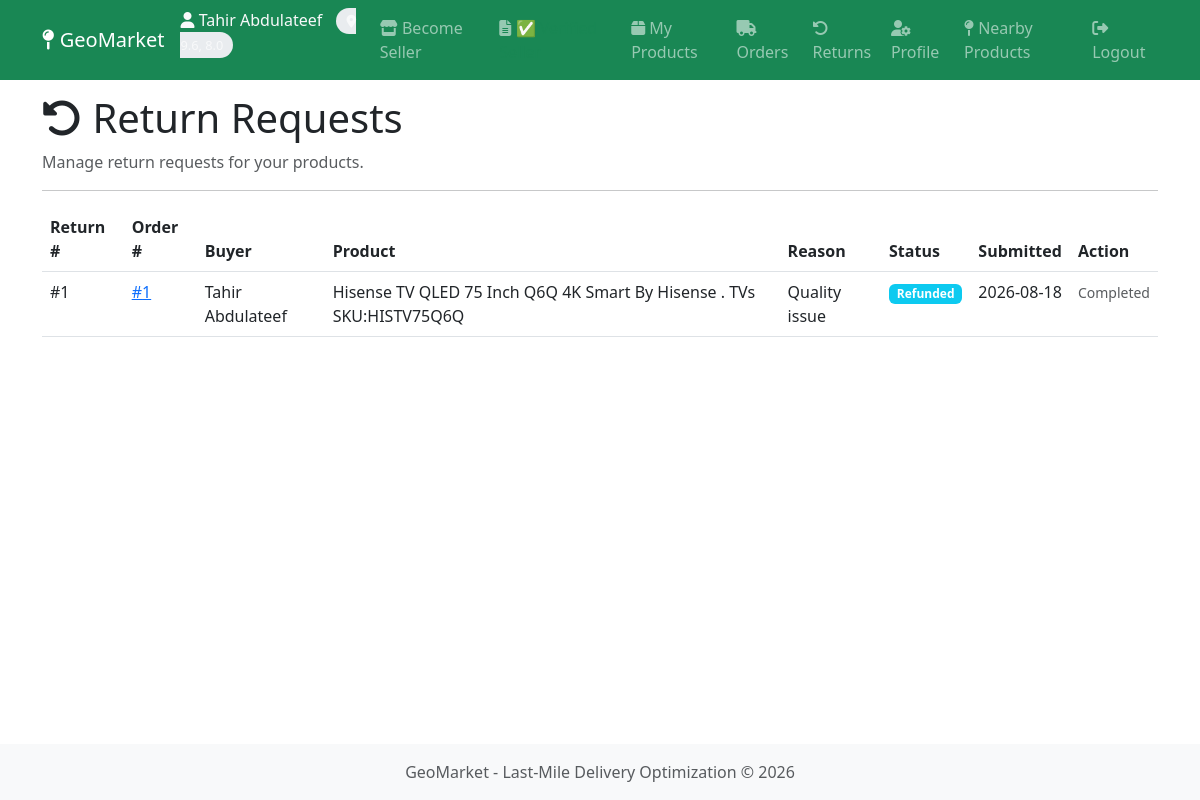
The app's page /returns/seller-returns (signed in) with its own data.
### app/models.py (models this page shows, shortened)
class User(db.Model, UserMixin):
    __tablename__ = 'users'
    id = db.Column(db.Integer, primary_key=True)
    email = db.Column(db.String(120), unique=True, nullable=False, index=True)
    password_hash = db.Column(db.String(128), nullable=False)
    full_name = db.Column(db.String(100), nullable=False)
    role = db.Column(db.String(20), nullable=False, default='buyer')
    is_verified_seller = db.Column(db.Boolean, default=False)
    is_active = db.Column(db.Boolean, default=True)
    created_at = db.Column(db.DateTime, default=datetime.utcnow)
    last_login = db.Column(db.DateTime, nullable=True)
    location = db.relationship('Location', backref='user', uselist=False, cascade='all, delete-orphan')
    products = db.relationship('Product', backref='seller', lazy='dynamic')
    orders_as_buyer = db.relationship('Order', foreign_keys='Order.buyer_id', backref='buyer', lazy='dynamic')
    orders_as_seller = db.relationship('Order', foreign_keys='Order.seller_id', backref='seller', lazy='dynamic')
    seller_application = db.relationship('SellerApplication', backref='applicant', uselist=False, cascade='all, delete-orphan', foreign_keys='SellerApplication.user_id')
    def is_seller(self):
        return self.role == 'seller' and self.is_verified_seller

class ReturnRequest(db.Model):
    __tablename__ = 'return_requests'
    id = db.Column(db.Integer, primary_key=True)
    order_id = db.Column(db.Integer, db.ForeignKey('orders.id'), nullable=False)
    buyer_id = db.Column(db.Integer, db.ForeignKey('users.id'), nullable=False)
    seller_id = db.Column(db.Integer, db.ForeignKey('users.id'), nullable=False)
    reason = db.Column(db.String(100), nullable=False)  # damaged, wrong_item, not_needed, etc.
    description = db.Column(db.Text, nullable=True)
    status = db.Column(db.String(20), nullable=False, default='pending')  # pending, approved, rejected, refunded
    created_at = db.Column(db.DateTime, default=datetime.utcnow)
    updated_at = db.Column(db.DateTime, default=datetime.utcnow, onupdate=datetime.utcnow)
    order = db.relationship('Order', backref='return_requests')
    buyer = db.relationship('User', foreign_keys=[buyer_id])
    seller = db.relationship('User', foreign_keys=[seller_id])

class Order(db.Model):
    __tablename__ = 'orders'
    id = db.Column(db.Integer, primary_key=True)
    buyer_id = db.Column(db.Integer, db.ForeignKey('users.id'), nullable=False)
    seller_id = db.Column(db.Integer, db.ForeignKey('users.id'), nullable=False)
    product_id = db.Column(db.Integer, db.ForeignKey('products.id'), nullable=False)
    quantity = db.Column(db.Integer, nullable=False, default=1)
    total_price = db.Column(db.Float, nullable=False)
    status = db.Column(db.String(20), nullable=False, default='pending')
    delivery_lat = db.Column(db.Float, nullable=False)
    delivery_lng = db.Column(db.Float, nullable=False)
    delivery_address = db.Column(db.String(255), nullable=True)
    placed_at = db.Column(db.DateTime, default=datetime.utcnow)
    updated_at = db.Column(db.DateTime, default=datetime.utcnow, onupdate=datetime.utcnow)
    product = db.relationship('Product', backref='orders')

class Product(db.Model):
    __tablename__ = 'products'
    id = db.Column(db.Integer, primary_key=True)
    seller_id = db.Column(db.Integer, db.ForeignKey('users.id'), nullable=False)
    name = db.Column(db.String(200), nullable=False)
    description = db.Column(db.Text, nullable=True)
    category = db.Column(db.String(50), nullable=False)
    price = db.Column(db.Float, nullable=False)
    stock_quantity = db.Column(db.Integer, nullable=False, default=0)
    image_url = db.Column(db.String(255), nullable=True)
    is_active = db.Column(db.Boolean, default=True)
    created_at = db.Column(db.DateTime, default=datetime.utcnow)
    updated_at = db.Column(db.DateTime, default=datetime.utcnow, onupdate=datetime.utcnow)

### app/routes/returns.py (the view)
@returns_bp.route('/seller-returns')
@login_required
def seller_returns():
    if not current_user.is_seller():
        flash('You must be a seller to access this page.', 'danger')
        return redirect(url_for('main.index'))
    returns = ReturnRequest.query.filter_by(seller_id=current_user.id)\
        .order_by(ReturnRequest.created_at.desc()).all()
    return render_template('returns/seller_returns.html', returns=returns)

### app/templates/returns/seller_returns.html (shortened to what this page needs)
{% extends "base.html" %}
{% block content %}
<div class="container py-4">
    <h1><i class="fas fa-undo-alt"></i> Return Requests</h1>
    <p class="text-muted">Manage return requests for your products.</p>
    <hr>
    {% if returns %}
        <div class="table-responsive">
            <table class="table table-hover">
                <thead>
                    <tr>
                        <th>Return #</th>
                        <th>Order #</th>
                        <th>Buyer</th>
                        <th>Product</th>
                        <th>Reason</th>
                        <th>Status</th>
                        <th>Submitted</th>
                        <th>Action</th>
                    </tr>
                </thead>
                <tbody>
                    {% for r in returns %}
                    <tr>
                        <td>#{{ r.id }}</td>
                        <td><a href="{{ url_for('orders.view_order', order_id=r.order.id) }}">#{{ r.order.id }}</a></td>
                        <td>{{ r.buyer.full_name }}</td>
                        <td>{{ r.order.product.name }}</td>
                        <td>{{ r.reason.replace('_', ' ').capitalize() }}</td>
                        <td>
                            <span class="badge bg-{{
                                'warning' if r.status == 'pending' else
                                'success' if r.status == 'approved' else
                                'danger' if r.status == 'rejected' else
                                'info'
                            }}">
                                {{ r.status.capitalize() }}
                            </span>
                        </td>
                        <td>{{ r.created_at.strftime('%Y-%m-%d') }}</td>
                        <td>
                            {% if r.status == 'pending' %}
                                <div class="d-flex gap-1">
                                    <form method="POST" action="{{ url_for('returns.update_return_status', return_id=r.id, status='approved') }}">
                                        <button type="submit" class="btn btn-sm btn-success">Approve</button>
                                    </form>
                                    <form method="POST" action="{{ url_for('returns.update_return_status', return_id=r.id, status='rejected') }}">
                                        <button type="submit" class="btn btn-sm btn-danger">Reject</button>
                                    </form>
                                </div>
                            {% elif r.status == 'approved' %}
                                <form method="POST" action="{{ url_for('returns.update_return_status', return_id=r.id, status='refunded') }}">
                                    <button type="submit" class="btn btn-sm btn-info text-white">Mark Refunded</button>
                                </form>
                            {% else %}
                                <span class="text-muted small">Completed</span>
                            {% endif %}
                        </td>
                    </tr>
                    {% endfor %}
                </tbody>
            </table>
        </div>
    {% else %}
        <div class="text-center py-5">
            <i class="fas fa-inbox fa-3x text-muted mb-3"></i>
            <p>No return requests yet.</p>
        </div>
    {% endif %}
</div>
{% endblock %}

### app/templates/base.html (shortened to what this page needs)
<!DOCTYPE html>
<html lang="en">
<head>
    <link href="https://cdn.jsdelivr.net/npm/bootstrap@5.3.0/dist/css/bootstrap.min.css" rel="stylesheet">
    <link rel="stylesheet" href="https://cdnjs.cloudflare.com/ajax/libs/font-awesome/6.4.0/css/all.min.css">
</head>
<body>
    <nav class="navbar navbar-expand-lg navbar-dark bg-success fixed-top">
        <div class="container">
            <a class="navbar-brand" href="{{ url_for('main.index') }}">
                <i class="fas fa-map-pin"></i> GeoMarket
            </a>
            <div class="collapse navbar-collapse" id="navbarNav">
                <ul class="navbar-nav ms-auto">
                    {% if current_user.is_authenticated %}
                        <li class="nav-item">
                            <span class="navbar-text text-light">
                                <i class="fas fa-user"></i> {{ current_user.full_name }}
                                {% if current_user.location %}
                                    <span class="location-badge">
                                        <i class="fas fa-map-marker-alt"></i>
                                    </span>
                                {% endif %}
                            </span>
                        </li>
                        <li class="nav-item">
                            <a class="nav-link" href="{{ url_for('auth.apply_seller') }}">
                                <i class="fas fa-store"></i> Become Seller
                            </a>
                        </li>
                        {% if current_user.is_authenticated %}
                            {% set app = SellerApplication.query.filter_by(user_id=current_user.id).first() %}
                            {% if app %}
                                <li class="nav-item">
                                    <a class="nav-link" href="{{ url_for('auth.application_status') }}">
                                        <i class="fas fa-file-alt"></i>
                                        {% if app.status == 'pending' %}
                                            <span class="text-warning">Application Pending</span>
                                        {% elif app.status == 'approved' %}
                                            <span class="text-success">✅ Verified Seller</span>
                                        {% elif app.status == 'rejected' %}
                                            <span class="text-danger">❌ Application Rejected</span>
                                        {% endif %}
                                    </a>
                                </li>
                            {% endif %}
                        {% endif %}
                        {% if current_user.is_seller() %}
                            <li class="nav-item">
                                <a class="nav-link" href="{{ url_for('products.dashboard') }}">
                                    <i class="fas fa-box"></i> My Products
                                </a>
                            </li>
                            <li class="nav-item">
                                <a class="nav-link" href="{{ url_for('orders.seller_dashboard') }}">
                                    <i class="fas fa-truck"></i> Orders
                                </a>
                            </li>
                            <li class="nav-item">
                                <a class="nav-link" href="{{ url_for('returns.seller_returns') }}">
                                    <i class="fas fa-undo-alt"></i> Returns
                                </a>
                            </li>
                        {% endif %}
                        <li class="nav-item">
                            <a class="nav-link" href="{{ url_for('auth.profile') }}">
                                <i class="fas fa-user-cog"></i> Profile
                            </a>
                        </li>
                        <li class="nav-item">
                            <a class="nav-link" href="{{ url_for('main.index') }}">
                                <i class="fas fa-map-pin"></i> Nearby Products
                            </a>
                        </li>
                        <li class="nav-item">
                            <a class="nav-link" href="{{ url_for('auth.logout') }}">
                                <i class="fas fa-sign-out-alt"></i> Logout
                            </a>
                        </li>
                    {% endif %}
                </ul>
            </div>
        </div>
    </nav>
    <main>
        {% block content %}{% endblock %}
    </main>
    <footer class="footer mt-auto py-3 bg-light" style="position: fixed; bottom: 0; width: 100%; z-index: 1000;">
    <div class="container text-center">
        <span class="text-muted">GeoMarket - Last-Mile Delivery Optimization &copy; 2026</span>
    </div>
    </footer>
</body>
</html>

### app/templates/base.html (style rules this page uses)
body { padding-top: 70px; padding-bottom: 70px; }
.location-badge { font-size: 0.8rem; background: #e9ecef; padding: 4px 10px; border-radius: 20px; margin-left: 10px; }
:root { --primary-color: #2e7d32; --secondary-color: #4caf50; }

### records on screen
User: full_name "Tahir Abdulateef"
ReturnRequest: id "1", order.id "1", buyer.full_name "Tahir Abdulateef", order.product.name "Hisense TV QLED 75 Inch Q6Q 4K Smart By Hisense . TVs SKU:HISTV75Q6Q", reason.replace "Quality issue", status "Refunded", created_at "2026-08-18", shows "Completed"
